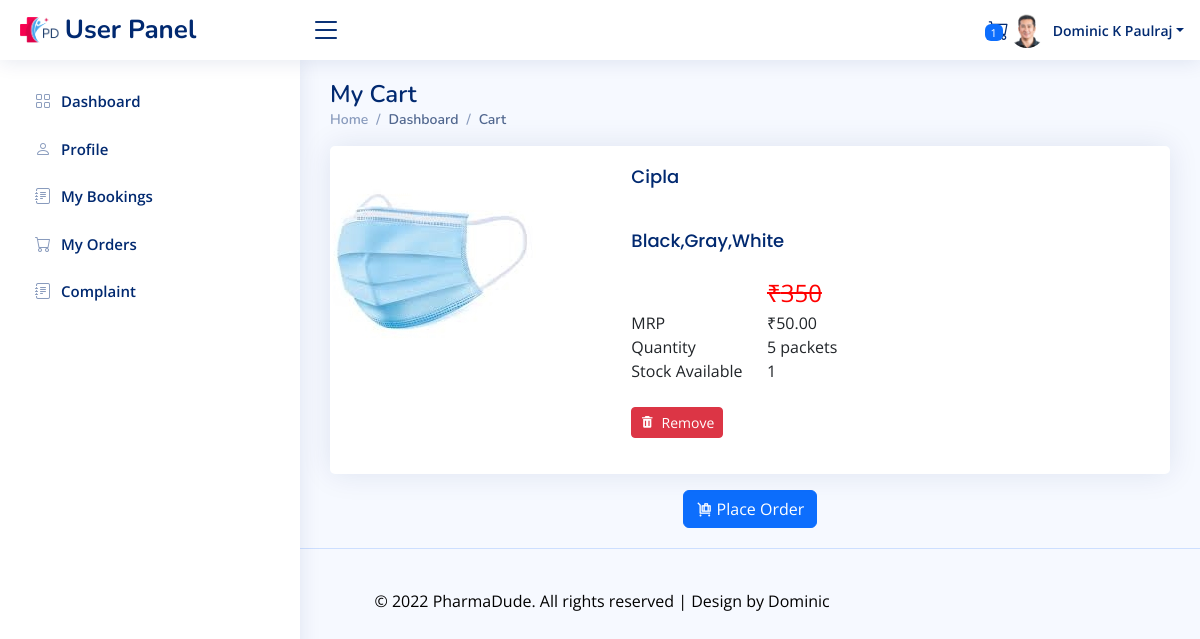
Page /user/cart.php (signed in) on the committed database.
### tables this page shows
CREATE TABLE `cuser` (
  `userid` int(11) NOT NULL,
  `name` varchar(24) NOT NULL,
  `address` varchar(50) NOT NULL,
  `dob` date NOT NULL,
  `gender` varchar(6) NOT NULL,
  `city` varchar(25) NOT NULL,
  `distid` int(11) NOT NULL,
  `pincode` varchar(6) NOT NULL,
  `profilepic` varchar(100) NOT NULL,
  `email` varchar(50) NOT NULL,
  `phone` varchar(10) NOT NULL
);

CREATE TABLE `cart` (
  `cartid` int(11) NOT NULL,
  `userid` varchar(25) NOT NULL,
  `pid` int(11) NOT NULL,
  `quantity` int(11) NOT NULL DEFAULT 1
);

CREATE TABLE `products` (
  `pid` int(11) NOT NULL,
  `labid` int(11) NOT NULL,
  `categoryid` int(11) NOT NULL,
  `pname` varchar(50) NOT NULL,
  `quantity` int(11) NOT NULL,
  `unit` varchar(30) NOT NULL,
  `description` varchar(100) NOT NULL,
  `image` varchar(100) NOT NULL,
  `prate` decimal(10,2) NOT NULL,
  `stock` int(11) NOT NULL,
  `homeservice` varchar(3) NOT NULL,
  `rating` decimal(10,2) NOT NULL,
  `review` varchar(500) NOT NULL
);

### user/cart.php (the view, shortened to what this page needs)
<?php
require ('../php/connect.php');
require ('header.php');
$email=$_SESSION['email'];
$sql="select * from cart,products where  cart.userid='$email' and products.pid=cart.pid";
$rslt=mysqli_query($conn,$sql);
?>
<main id="main" class="main">
    <div class="pagetitle">
        <h1>My Cart</h1>
        <nav>
            <ol class="breadcrumb">
                <li class="breadcrumb-item"><a href="index.html">Home</a></li>
                <li class="breadcrumb-item active">Dashboard</li>
                <li class="breadcrumb-item active">Cart</li>
                </ol>
        </nav>
    </div>
    <?php
                  while($f=mysqli_fetch_assoc($rslt))
                        {
                          $em=$f['pid'];
              ?>
    <div class="card mb-3">
            <div class="row g-1">
            <div class="col-md-4">
                <img src="<?php echo '../uploads/product/'.$f['image'];?>" class="img-fluid rounded-start" alt="...">
              </div>
              <div class="col-md-8">
                <div class="card-body">
                  <h5 class="card-title"><?php echo $f['pname'];?></h5>
                  <h4 class="card-title"><?php echo $f['description'];?></h4>
                <?php
                $ex=$f['prate']+300;
                ?>
                  <div class="row">
                    <div class="col-lg-3 col-md-4 label" style="color:white;">MRP</div>
                    <div class="col-lg-9 col-md-8"><font color="red" size="5 px"><strike><?php echo "₹",$ex; ?></strike></font></div>
                  </div>
                  <div class="row">
                    <div class="col-lg-3 col-md-4 label" >MRP</div>
                    <div class="col-lg-9 col-md-8"><?php echo "₹",$f['prate']; ?></div>
                  </div>
                  <div class="row">
                    <div class="col-lg-3 col-md-4 label">Quantity</div>
                    <div class="col-lg-9 col-md-8"><?php echo $f['quantity'];echo " "; echo $f['unit']; ?></div>
                  </div>
                  <div class="row">
                                  <div class="col-lg-3 col-md-4 label">Stock Available</div>
                                  <div class="col-lg-9 col-md-8"><?php
                                  if($f['stock']==0)
                                  echo  "Out Of Stock";else
                                  echo $f['stock'];?></div>
                                </div>
               <br>
                        <a href="cartdel.php?id=<?php echo $em;?>" class="btn btn-danger btn-sm"><i class="bx bxs-trash"></i> &nbsp;Remove</a>
                </div>
          </div>
            </div>
    </div>
    <?php
                        }
                        ?>
  <div align="center">  <a class="btn btn-primary btn-sm-3" href="checkout.php"><i class="ri-luggage-cart-line"></i>&nbsp;Place Order</a></div>
</main>
<?php
require ('footer.php');
?>

### user/header.php (shortened to what this page needs)
<?php
require "../php/connect.php";
$email=$_SESSION['email'];
$sql="select * from cuser,district where email='$email' and cuser.distid=district.distid";
$result=mysqli_query($conn,$sql);
$f=mysqli_fetch_assoc($result);
$s="select * from cart where userid='$email'";
$rslt=mysqli_query($conn,$s);
$num=mysqli_num_rows($rslt);
?>
<html lang="en">
<head>
  <link href="assets/vendor/bootstrap/css/bootstrap.min.css" rel="stylesheet">
  <link href="assets/vendor/bootstrap-icons/bootstrap-icons.css" rel="stylesheet">
  <link href="assets/vendor/remixicon/remixicon.css" rel="stylesheet">
  <link href="assets/vendor/boxicons/css/boxicons.min.css" rel="stylesheet">
  <link href="assets/vendor/quill/quill.snow.css" rel="stylesheet">
  <link href="assets/vendor/quill/quill.bubble.css" rel="stylesheet">
  <link href="assets/vendor/simple-datatables/style.css" rel="stylesheet">
  <link href="assets/css/style.css" rel="stylesheet">
</head>
<body >
  <header id="header" class="header fixed-top d-flex align-items-center">
    <div class="d-flex align-items-center justify-content-between">
      <a href="index.html" class="logo d-flex align-items-center">
        <img src="../login/images/download.png" alt="error" >
        <span class="d-none d-lg-block" >User Panel</span>
      </a>
      <i class="bi bi-list toggle-sidebar-btn"></i>
    </div>
    <nav class="header-nav ms-auto">
      <ul class="d-flex align-items-center">
        <li class="nav-item dropdown">
          <a class="nav-link nav-icon" href="cart.php" >
            <span class="badge bg-primary badge-number"><?php echo $num; ?></span>
          </a>
        </li>
        <li class="nav-item dropdown pe-3">
          <a class="nav-link nav-profile d-flex align-items-center pe-0" href="#" data-bs-toggle="dropdown">
            <img src="<?php echo '../uploads/user/'.$f['profilepic'];?>" alt="Profile" class="rounded-circle">
            <span class="d-none d-md-block dropdown-toggle ps-2"><?php echo $f['name'];?></span>
          </a>
        </li>
      </ul>
    </nav>
  </header>
<aside id="sidebar" class="sidebar">
<ul class="sidebar-nav" id="sidebar-nav">
  <li class="nav-item">
    <a class="nav-link collapsed" data-bs-target="#forms-nav" href="index.php">
      <i class="bi bi-grid"></i>
      <span>Dashboard</span>
    </a>
  </li>
  <li class="nav-item">
    <a class="nav-link collapsed" data-bs-target="#forms-nav" href="profile.php">
      <i class="bi bi-person"></i>
      <span>Profile</span>
    </a>
  </li>
  <li class="nav-item">
    <a class="nav-link collapsed" data-bs-target="#forms-nav"  href="treqau.php">
      <i class="bi bi-journal-text"></i><span>My Bookings</span>
    </a>
  </li>
  <li class="nav-item">
    <a class="nav-link collapsed" data-bs-target="#forms-nav"  href="myorders.php">
      <i class="bi bi-cart"></i><span>My Orders</span>
    </a>
  </li>
  <li class="nav-item">
    <a class="nav-link collapsed" data-bs-target="#forms-nav"  href="complaint.php">
      <i class="bi bi-journal-text"></i><span>Complaint</span>
    </a>
  </li>
</ul>
</aside>

### user/assets/css/style.css (style rules this page uses)
:root { scroll-behavior: smooth; }
body { font-family: "Open Sans", sans-serif; background: #f6f9ff; color: #444444; }
a { color: #4154f1; text-decoration: none; }
h1, h2, h3, h4, h5, h6 { font-family: "Nunito", sans-serif; }
#main { margin-top: 60px; padding: 20px 30px; transition: all 0.3s; }
.pagetitle { margin-bottom: 10px; }
.pagetitle h1 { font-size: 24px; margin-bottom: 0; font-weight: 600; color: #012970; }
.card { margin-bottom: 30px; border: none; border-radius: 5px; box-shadow: 0px 0 30px rgba(1, 41, 112, 0.1); overflow: hidden; }
.card-title { padding: 20px 0 15px 0; font-size: 18px; font-weight: 500; color: #012970; font-family: "Poppins", sans-serif; }
.card-body { padding: 0 20px 20px 20px; }
.breadcrumb { font-size: 14px; font-family: "Nunito", sans-serif; color: #899bbd; font-weight: 600; }
.breadcrumb a { color: #899bbd; transition: 0.3s; }
.breadcrumb .breadcrumb-item::before { color: #899bbd; }
.breadcrumb .active { color: #51678f; font-weight: 600; }
.logo { line-height: 1; }
@media (min-width: 1200px) { .logo { width: 280px; } }
.logo img { max-height: 26px; margin-right: 6px; }
.logo span { font-size: 26px; font-weight: 700; color: #012970; font-family: "Nunito", sans-serif; }
.header { transition: all 0.5s; z-index: 997; height: 60px; box-shadow: 0px 2px 20px rgba(1, 41, 112, 0.1); background-color: #fff; padding-left: 20px; }
.header .toggle-sidebar-btn { font-size: 32px; padding-left: 10px; cursor: pointer; color: #012970; }
.header-nav ul { list-style: none; }
.header-nav > ul { margin: 0; padding: 0; }
.header-nav .nav-icon { font-size: 20px; color: #012970; }
.header-nav .nav-profile { color: #012970; }
.header-nav .nav-profile img { max-height: 36px; }
.header-nav .nav-profile span { font-size: 14px; font-weight: 600; }
.header-nav .badge-number { position: absolute; inset: 4px 6px auto auto; font-weight: normal; font-size: 11px; padding: 3px 6px; }
.sidebar { position: fixed; top: 60px; left: 0; bottom: 0; width: 300px; z-index: 996; transition: all 0.3s; padding: 20px; overflow-y: auto; scrollbar-width: thin; scrollbar-color: #aab7cf transparent; box-shadow: 0px 0px 20px rgba(1, 41, 112, 0.1); background-color: #fff; }
@media (min-width: 1200px) { #main, #footer { margin-left: 300px; } }
.sidebar-nav { padding: 0; margin: 0; list-style: none; }
.sidebar-nav li { padding: 0; margin: 0; list-style: none; }
.sidebar-nav .nav-item { margin-bottom: 5px; }
.sidebar-nav .nav-link { display: flex; align-items: center; font-size: 15px; font-weight: 600; color: #4154f1; transition: 0.3; background: #f6f9ff; padding: 10px 15px; border-radius: 4px; }
.sidebar-nav .nav-link i { font-size: 16px; margin-right: 10px; color: #4154f1; }
.sidebar-nav .nav-link.collapsed { color: #012970; background: #fff; }
.sidebar-nav .nav-link.collapsed i { color: #899bbd; }

### rows in the picture
cuser: profilepic (picture), name "Dominic K Paulraj"
cart: pid.image (picture), pid.pname "Cipla", pid.description "Black,Gray,White", pid.prate "350", pid.prate "50.00", pid.quantity "5", pid.unit "packets", pid.stock "1"

### other values in the picture
$num "1"
